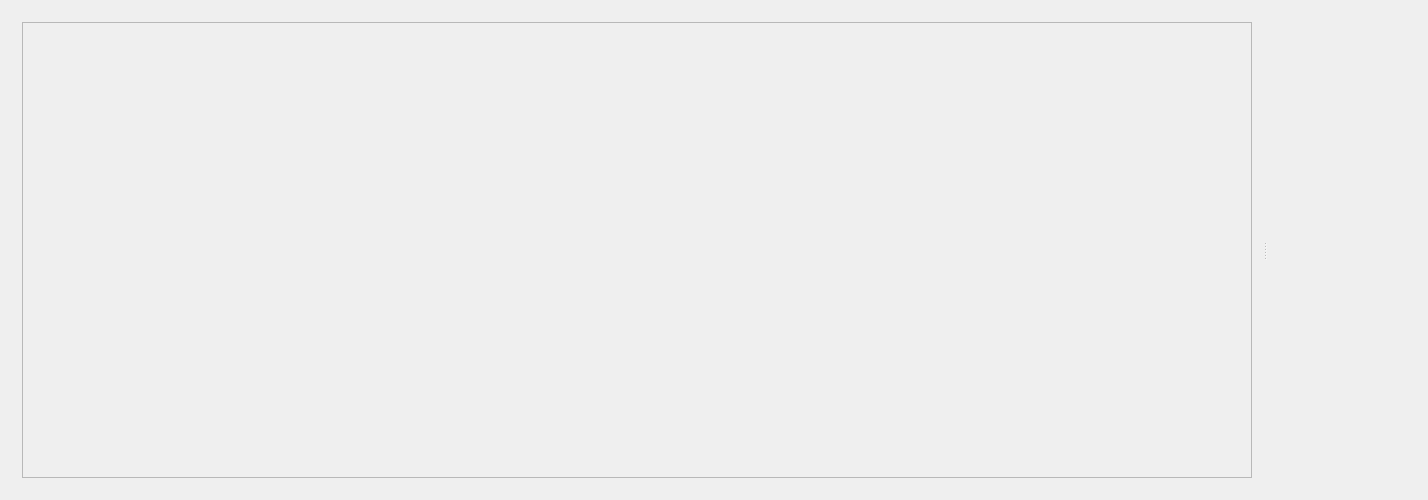
<?xml version="1.0" encoding="UTF-8"?>
<ui version="4.0">
 <class>MetashellMainWindow</class>
 <widget class="QMainWindow" name="MetashellMainWindow">
  <property name="geometry">
   <rect>
    <x>0</x>
    <y>0</y>
    <width>1428</width>
    <height>500</height>
   </rect>
  </property>
  <property name="windowTitle">
   <string>MetashellMainWindow</string>
  </property>
  <widget class="QWidget" name="centralWidget">
   <layout class="QGridLayout" name="gridLayout_3">
    <item row="0" column="0">
     <widget class="QSplitter" name="splitter">
      <property name="orientation">
       <enum>Qt::Horizontal</enum>
      </property>
      <widget class="QWidget" name="leftWidget" native="true">
       <property name="sizePolicy">
        <sizepolicy hsizetype="Preferred" vsizetype="Preferred">
         <horstretch>2</horstretch>
         <verstretch>0</verstretch>
        </sizepolicy>
       </property>
       <layout class="QGridLayout" name="gridLayout">
        <item row="0" column="0">
         <layout class="QGridLayout" name="gl_buttonpanel"/>
        </item>
        <item row="1" column="0">
         <widget class="QScrollArea" name="consoleScrollBar">
          <property name="sizePolicy">
           <sizepolicy hsizetype="Expanding" vsizetype="Expanding">
            <horstretch>1</horstretch>
            <verstretch>0</verstretch>
           </sizepolicy>
          </property>
          <property name="focusPolicy">
           <enum>Qt::NoFocus</enum>
          </property>
          <property name="widgetResizable">
           <bool>true</bool>
          </property>
          <widget class="QWidget" name="scrollAreaWidgetContents">
           <property name="geometry">
            <rect>
             <x>0</x>
             <y>0</y>
             <width>1256</width>
             <height>454</height>
            </rect>
           </property>
           <property name="sizePolicy">
            <sizepolicy hsizetype="Expanding" vsizetype="Expanding">
             <horstretch>1</horstretch>
             <verstretch>0</verstretch>
            </sizepolicy>
           </property>
           <layout class="QGridLayout" name="gridLayout_2"/>
          </widget>
         </widget>
        </item>
       </layout>
      </widget>
      <widget class="QWidget" name="w_chart" native="true">
       <property name="sizePolicy">
        <sizepolicy hsizetype="Preferred" vsizetype="Preferred">
         <horstretch>1</horstretch>
         <verstretch>0</verstretch>
        </sizepolicy>
       </property>
       <layout class="QGridLayout" name="gl_chart"/>
      </widget>
     </widget>
    </item>
   </layout>
  </widget>
 </widget>
 <layoutdefault spacing="6" margin="11"/>
 <resources/>
 <connections/>
</ui>
